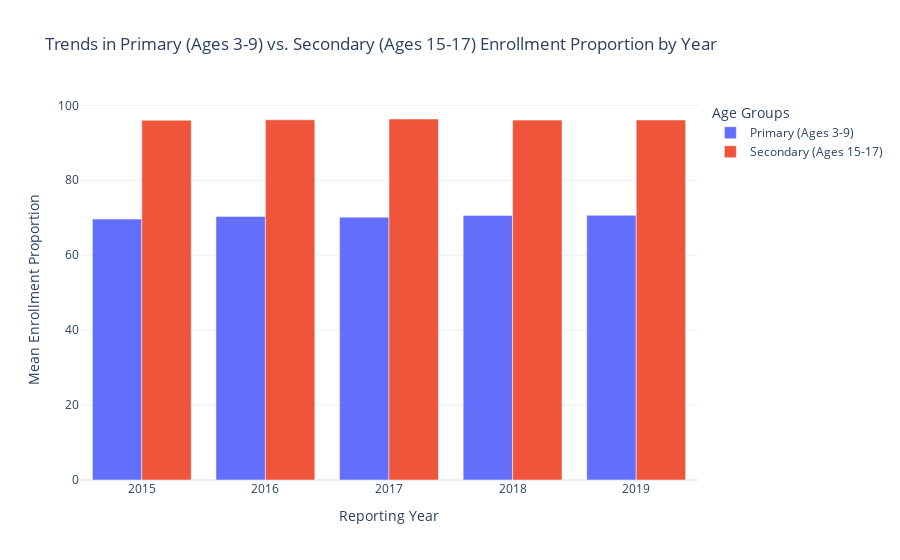

Notebook source saved alongside this figure:
### Markdown cell above
## CITATION

https://www.scholaro.com/db/Countries/united-states/Education-System

### Code cell
# Define the age group columns for primary and secondary
primary_age_groups = ['C_SR_POP_SCHOOL_AGE_Y3T4', 'C_SR_POP_SCHOOL_AGE_Y5T9']
secondary_age_groups = ['C_SR_POP_SCHOOL_AGE_Y15T17']

aggregated_data = edtech2_df.groupby('Reporting_Year')[primary_age_groups + secondary_age_groups].mean()
aggregated_data['Primary_Mean'] = aggregated_data[primary_age_groups].sum(axis=1) / 2

# Create the interactive bar chart
fig = go.Figure()

# Add primary age group trace (mean of the two primary age group columns)
fig.add_trace(
    go.Bar(
        x=aggregated_data.index,
        y=aggregated_data['Primary_Mean'], 
        name='Primary (Ages 3-9)',
        hovertemplate="<b>Age Group:</b> Primary (Ages 3-9)<br><b>Mean Enrollment Proportion:</b> %{y:.2f}<br><b>Year:</b> %{x}<extra></extra>"
    )
)

# Add secondary age group trace
fig.add_trace(
    go.Bar(
        x=aggregated_data.index,
        y=aggregated_data[secondary_age_groups].sum(axis=1),  
        name='Secondary (Ages 15-17)',
        hovertemplate="<b>Age Group:</b> Secondary (Ages 15-17)<br><b>Mean Enrollment Proportion:</b> %{y:.2f}<br><b>Year:</b> %{x}<extra></extra>"
    )
)

# Customize layout
fig.update_layout(
    title="Trends in Primary (Ages 3-9) vs. Secondary (Ages 15-17) Enrollment Proportion by Year",
    xaxis_title="Reporting Year",
    yaxis_title="Mean Enrollment Proportion",
    barmode='group',  
    legend_title="Age Groups",
    template="plotly_white"
)

fig.show()

### Figure 1 — Plotly figure (JSON) as saved in the notebook; plotly's stock layout.template omitted (floating-point values rounded to 4 significant figures)
{"data": [{"hovertemplate": "<b>Age Group:</b> Primary (Ages 3-9)<br><b>Mean Enrollment Proportion:</b> %{y:.2f}<br><b>Year:</b> %{x}<extra></extra>", "name": "Primary (Ages 3-9)", "type": "bar", "x": [2015, 2016, 2017, 2018, 2019], "y": [69.65, 70.35, 70.15, 70.63, 70.66]}, {"hovertemplate": "<b>Age Group:</b> Secondary (Ages 15-17)<br><b>Mean Enrollment Proportion:</b> %{y:.2f}<br><b>Year:</b> %{x}<extra></extra>", "name": "Secondary (Ages 15-17)", "type": "bar", "x": [2015, 2016, 2017, 2018, 2019], "y": [96.02, 96.16, 96.36, 96.06, 96.1]}], "layout": {"barmode": "group", "legend": {"title": {"text": "Age Groups"}}, "title": {"text": "Trends in Primary (Ages 3-9) vs. Secondary (Ages 15-17) Enrollment Proportion by Year"}, "xaxis": {"title": {"text": "Reporting Year"}}, "yaxis": {"title": {"text": "Mean Enrollment Proportion"}}}}
